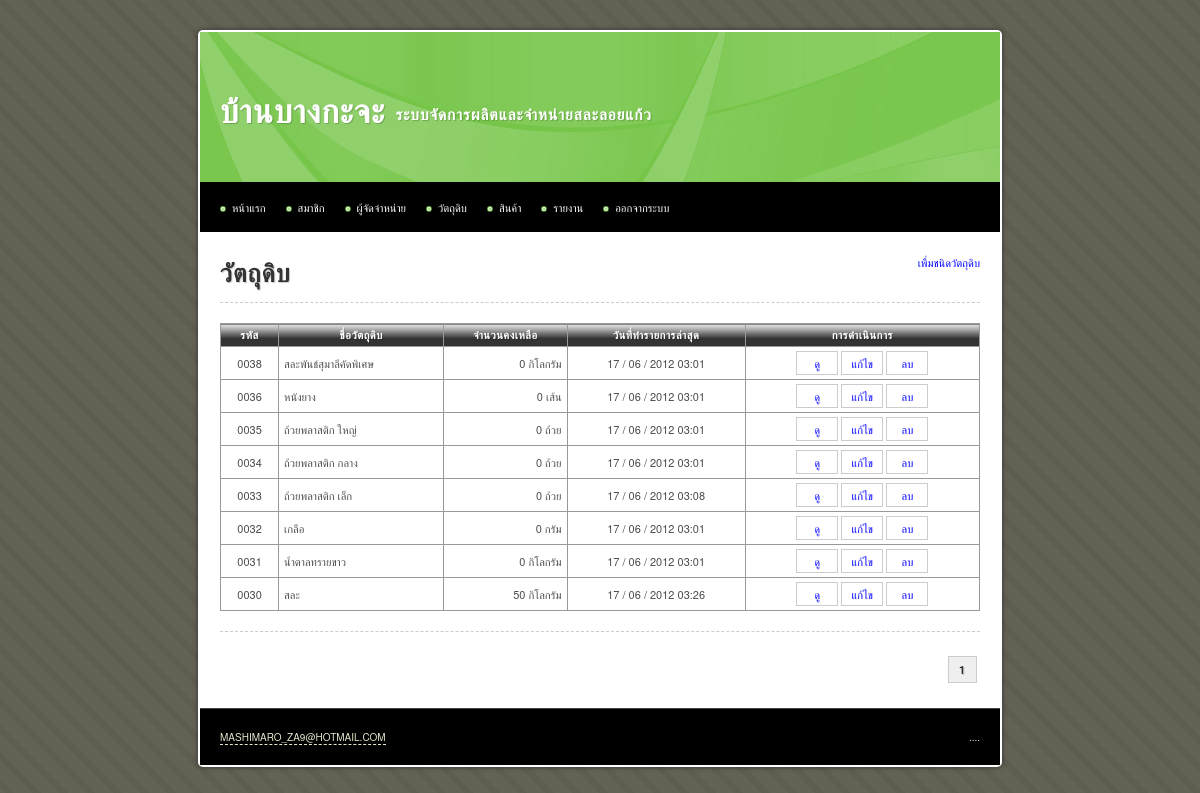
The app's page /main/material.php (signed in) with its own data.
### tables this page shows
CREATE TABLE IF NOT EXISTS `material` (
  `id` int(10) unsigned NOT NULL AUTO_INCREMENT,
  `name` varchar(255) NOT NULL,
  `description` text,
  `total` int(10) unsigned NOT NULL DEFAULT '0',
  `stock_min` int(10) unsigned NOT NULL DEFAULT '0',
  `stock_max` int(10) unsigned NOT NULL DEFAULT '0',
  `unit` varchar(255) NOT NULL,
  `average_cost_per_unit` decimal(10,2) unsigned NOT NULL DEFAULT '0.00',
  `date_create` datetime NOT NULL,
  `date_update` timestamp NOT NULL DEFAULT CURRENT_TIMESTAMP,
  `date_update_transaction` datetime DEFAULT NULL,
  PRIMARY KEY (`id`)
);

### iic_tools/helpers/iic_utilities_helper.php (called while the page is built, shortened)
<?php
function change_date_format($date, $old_separator = "-", $old_format = 'y-m-d', $new_separator = " / ", $new_format = "d-m-y")
{
	@list($_old_format_path1, $_old_format_path2, $_old_format_path3) = explode('-', $old_format);
	@list($_date_path[$_old_format_path1], $_date_path[$_old_format_path2], $_date_path[$_old_format_path3]) = explode($old_separator, $date);
	@list($_new_format_path1, $_new_format_path2, $_new_format_path3) = explode('-', $new_format);
	$_new_date = $_date_path[$_new_format_path1].$new_separator.$_date_path[$_new_format_path2].$new_separator.$_date_path[$_new_format_path3];
	return $_new_date;
}
function change_date_time_format($date_time)
{
	@list($_date, $_time) = explode(" ", $date_time);
	$_new_date		= change_date_format($_date);
	$_new_date_time = $_new_date.' '.substr($_time, 0, 5);
	return $_new_date_time;
}
function zero_fill($length, $data)
{
	while(strlen($data) < $length)
	{
		$data = '0'.$data;
	}
	return $data;
}
function remove_comma($number, $decimal = 0)
{
	$_int		= 0;
	$_decimal	= '';
	if(count(explode (".", $number)) > 1)
	{
		list($_int, $_decimal) = explode (".", $number);
	}
	else
	{
		$_int = ($number == '') ? 0 : $number;
	}
	$_int = explode (',', $_int);
	$_int = implode ($_int);
	$_new_number = $_int.$_decimal;
	return $_new_number;
}
function add_comma($number, $decimal = 0)
{
	$_sign		= '';
	$_int		= 0;
	$_decimal	= '';
	if(count(explode (".", $number)) > 1)
	{
		list($_int, $_decimal) = explode (".", $number);
	}
	else
	{
		$_int = ($number == '') ? 0 : $number;
	}
	$_int = remove_comma($_int);
	if($_int < 0)
	{
		$_sign = '-';
		$_int = str_replace('-', '', $_int);
	}
	else
	{
		$_sign = '';
	}
	$_total_loop = (strlen($_int) > 3) ? floor(strlen($_int) / 3) : 0;
	for($_loop = $_total_loop; $_loop > 0; $_loop--)
	{
		$_length = (3 * $_loop) * -1;
		$_int = substr_replace($_int, ',', $_length, 0 );
	}
	$_new_number = $_sign.$_int.$_decimal;
	return $_new_number;
}

### main/material.php (the view, shortened to what this page needs)
<?php
$sql = 'SELECT * FROM material';
$query = mysql_query($sql);
$total_rows = mysql_num_rows($query);
$rows_per_page = 10;
$limit_start = ($_GET['page'] - 1) * $rows_per_page;
$target = 'material.php?page=';
?>
<!DOCTYPE html PUBLIC "-//W3C//DTD XHTML 1.0 Transitional//EN" "http://www.w3.org/TR/xhtml1/DTD/xhtml1-transitional.dtd">
<html xmlns="http://www.w3.org/1999/xhtml">
<head>
<?php include("inc.css.php"); ?>
</head>
<body>
<div id="container">
	<?php include("inc.header.php"); ?>
	<div id="content">
		<a href="material_create.php" class="float_r">เพื่มชนิดวัตถุดิบ</a>
		<h1>วัตถุดิบ</h1>
		<hr />
			<form method="post" action="material_order_create.php">
				<table width="100%" border="1" align="center" cellpadding="5" cellspacing="0">
					<thead>
						<tr>
							<th scope="col">รหัส</th>
							<th scope="col">ชื่อวัตถุดิบ</th>
							<th scope="col">จำนวนคงเหลือ</th>
							<th scope="col">วันที่ทำรายการล่าสุด</th>
							<th scope="col">การดำเนินการ</th>
						</tr>
					</thead>
					<tbody>
						<?php
						$sql = 'SELECT *
								FROM material
								ORDER BY id DESC
								LIMIT '.$limit_start.', '.$rows_per_page;
						$query = mysql_query($sql);
						$query_row = mysql_num_rows($query);
						if($query_row > 0)
						{
							while($data = mysql_fetch_array($query))
							{
								$date_update_transaction = (is_null($data['date_update_transaction'])) ? '-' : change_date_time_format($data['date_update_transaction']);
								echo '	<tr>
											<td class="center">'.zero_fill(4, $data['id']).'</td>
											<td>'.$data['name'].'</td>
											<td class="right">'.add_comma($data['total']).' '.$data['unit'].'</td>
											<td class="center">'.$date_update_transaction.'</td>
											<td class="center">
												<a class="button" href="material_view.php?id='.$data['id'].'">ดู</a>
												<a class="button" href="material_update.php?id='.$data['id'].'">แก้ไข</a>
												<a class="button" href="material_delete.php?id='.$data['id'].'">ลบ</a>
											</td>
										</tr>';
							}
						}
						else
						{
							echo '<tr><td colspan="7" class="center">ไม่มีข้อมูล</td></tr>';
						}
						?>
					</tbody>
				</table>
			</form>
		<hr />
		<div class="pagination">
			<?php echo get_pagination($total_rows, $target, $_GET['page'], $rows_per_page); ?>
		</div>
	</div>
	<?php include("inc.footer.php"); ?>
</div>
</body>
</html>

### iic_tools/css/iic_layout.css (style rules this page uses)
html, body, div, span, applet, object, iframe, h1, h2, h3, h4, h5, h6, p, blockquote, pre, a, abbr, acronym, address, big, cite, code, del, dfn, em, font, img, ins, kbd, q, s, samp, small, strike, strong, sub, sup, tt, var, b, u, i, center, dl, dt, dd, ol, ul, li, fieldset, form, label, legend, table, caption, tbody, tfoot, thead, tr, th, td { margin:0; padding:0; border:0; outline:0; font-size:100%; vertical-align:baseline; background:transparent }
table { border-collapse:collapse; border-spacing:0 }
body { font: 14px/1.5 'Microsoft Sans Serif', 'Helvetica Neue', Arial, 'Liberation Sans', FreeSans, sans-serif }
hr { border:0 #ccc solid; border-top-width:1px; clear:both; height:0 }
h1 { font-size:25px }
p, dl, hr, h1, h2, h3, h4, h5, h6, h7, ol, ul, pre, table, address, fieldset { margin-bottom:20px }

### iic_tools/css/iic_style.css (style rules this page uses)
.float_r { float: right; }
.center { text-align: center; }
.right { text-align: right; }
a:link { color: #00F; text-decoration: none; }
thead th { background-image: url(../img/bg_th.png); white-space: nowrap; }
a[class^=button] { color: #4F4F4F }
.pagination { float: right; margin: 8px 0px; text-align: right; }

### css/style.css (style rules this page uses)
body { margin: 30px 0px 20px 0px; padding: 0; background: #D7D7BD url(../images/img01.png) repeat; text-align: justify; line-height: 20px; font-size: 11px; color: #4C4C4C; }
h1, h2, h3, h4, h5, h6, th, b, strong { color: #333; letter-spacing: 1px; text-shadow: 1px 1px 1px rgba(0, 0, 0, 0.2); -moz-text-shadow: 1px 1px 1px rgba(0, 0, 0, 0.2); -webkit-text-shadow: 1px 1px 1px rgba(0, 0, 0, 0.2); }
hr { border-style: dashed; }
#container { background: #FFF; display: table; width: 800px; margin: auto; padding: 2px; border-radius: 5px; -moz-border-radius: 5px; -webkit-border-radius: 5px; box-shadow: 0px 0px 5px #333; -moz-box-shadow: 0px 0px 5px #333; -webkit-box-shadow: 0px 0px 5px #333; }
#content { background: #FFF; padding: 20px; }
#content h1 { margin-top: 10px; }
a.button { border: 1px solid #CCC; color: #00F; display: inline-block; margin: 3px 0px; min-width: 30px; padding: 1px 5px; }
table { border: 1px solid #000; border-collapse: collapse; width: 100% }
table td, table th { padding: 1px 5px; border: 1px solid #999; border-collapse: collapse; }
table th { background-color: #333; border: 1px solid #999; color: #FFF; text-align: center; letter-spacing: 0.5px; }

### records on screen
material: id "0038", name "สละพันธ์สุมาลีคัดพิเศษ", total "0", unit "กิโลกรัม", date_update_transaction "17 / 06 / 2012 03:01"
material: id "0036", name "หนังยาง", total "0", unit "เส้น", date_update_transaction "17 / 06 / 2012 03:01"
material: id "0035", name "ถ้วยพลาสติก ใหญ่", total "0", unit "ถ้วย", date_update_transaction "17 / 06 / 2012 03:01"
material: id "0034", name "ถ้วยพลาสติก กลาง", total "0", unit "ถ้วย", date_update_transaction "17 / 06 / 2012 03:01"
material: id "0033", name "ถ้วยพลาสติก เล็ก", total "0", unit "ถ้วย", date_update_transaction "17 / 06 / 2012 03:08"
material: id "0032", name "เกลือ", total "0", unit "กรัม", date_update_transaction "17 / 06 / 2012 03:01"
material: id "0031", name "น้ำตาลทรายขาว", total "0", unit "กิโลกรัม", date_update_transaction "17 / 06 / 2012 03:01"
material: id "0030", name "สละ", total "50", unit "กิโลกรัม", date_update_transaction "17 / 06 / 2012 03:26"
